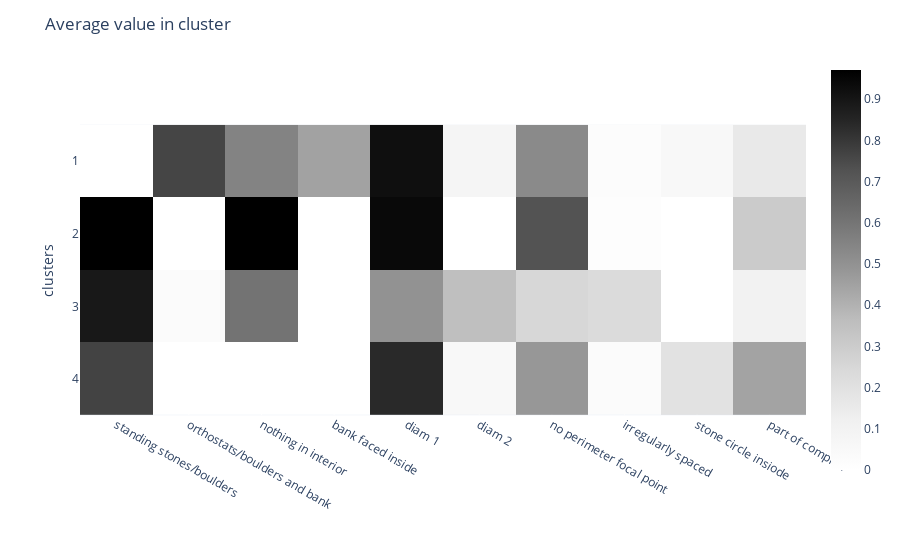
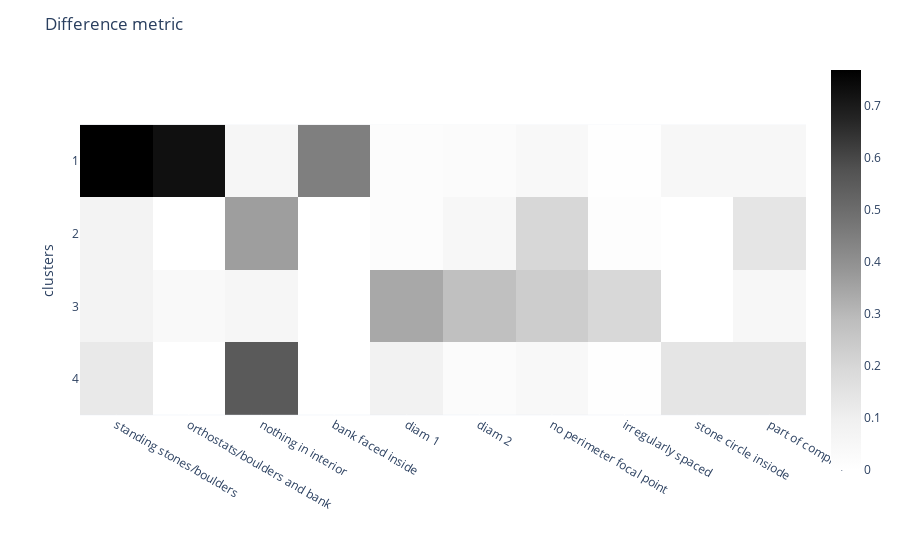

Notebook code for these charts, in order:
### Code cell
n_clusters = 4
n_features = 10

L = linkages['ward']
df['clusters'] = fcluster(L, n_clusters, criterion='maxclust')
df.clusters = df.clusters.astype(str)  # for categorical plot labels

cluster_values = df.groupby('clusters').mean()

# compute difference metric
cluster_diffs = cluster_values.apply(lambda row: abs(cluster_values.iloc[cluster_values.index != row.name] - row).min(), axis=1)

# get top 10 columns by highest difference metric
col_order = cluster_diffs.max().T.sort_values(ascending=False).index
col_order = col_order[:n_features]

# reorder by value for cluster
# group_data = group_data[col_order]
# col_order = group_data.T.sort_values(by=['1'], ascending=False).index
cluster_diffs = cluster_diffs[col_order]
cluster_values = cluster_values[col_order]

fig = px.imshow(cluster_values, color_continuous_scale='greys')
fig.update_layout(title='Average value in cluster')
fig.show()
fig = px.imshow(cluster_diffs, color_continuous_scale='greys')
fig.update_layout(title='Difference metric')
fig.show()

### Figure 1 — Plotly figure (JSON) as saved in the notebook; plotly's stock layout.template omitted (floating-point values rounded to 4 significant figures)
{"data": [{"coloraxis": "coloraxis", "hovertemplate": "x: %{x}<br>clusters: %{y}<br>color: %{z}<extra></extra>", "name": "0", "type": "heatmap", "x": ["standing stones/boulders", "orthostats/boulders and bank", "nothing in interior", "bank faced inside", "diam 1", "diam 2", "no perimeter focal point", "irregularly spaced", "stone circle insiode", "part of complex"], "xaxis": "x", "y": ["1", "2", "3", "4"], "yaxis": "y", "z": [[0, 0.7632, 0.5526, 0.4474, 0.9211, 0.07895, 0.5263, 0.02632, 0.05263, 0.1579], [0.971, 0, 0.971, 0, 0.942, 0, 0.7246, 0.01449, 0, 0.3043], [0.8929, 0.03571, 0.6071, 0, 0.5, 0.3571, 0.25, 0.2321, 0, 0.1071], [0.7679, 0, 0, 0, 0.8393, 0.05357, 0.4821, 0.03571, 0.1964, 0.4464]]}], "layout": {"coloraxis": {"colorscale": [[0, "rgb(255,255,255)"], [0.125, "rgb(240,240,240)"], [0.25, "rgb(217,217,217)"], [0.375, "rgb(189,189,189)"], [0.5, "rgb(150,150,150)"], [0.625, "rgb(115,115,115)"], [0.75, "rgb(82,82,82)"], [0.875, "rgb(37,37,37)"], [1, "rgb(0,0,0)"]]}, "margin": {"t": 60}, "title": {"text": "Average value in cluster"}, "xaxis": {"anchor": "y", "constrain": "domain", "domain": [0, 1], "scaleanchor": "y"}, "yaxis": {"anchor": "x", "autorange": "reversed", "constrain": "domain", "domain": [0, 1], "title": {"text": "clusters"}}}}

### Figure 2 — Plotly figure (JSON) as saved in the notebook; plotly's stock layout.template omitted (floating-point values rounded to 4 significant figures)
{"data": [{"coloraxis": "coloraxis", "hovertemplate": "x: %{x}<br>clusters: %{y}<br>color: %{z}<extra></extra>", "name": "0", "type": "heatmap", "x": ["standing stones/boulders", "orthostats/boulders and bank", "nothing in interior", "bank faced inside", "diam 1", "diam 2", "no perimeter focal point", "irregularly spaced", "stone circle insiode", "part of complex"], "xaxis": "x", "y": ["1", "2", "3", "4"], "yaxis": "y", "z": [[0.7679, 0.7274, 0.05451, 0.4474, 0.02098, 0.02538, 0.04417, 0.009398, 0.05263, 0.05075], [0.07816, 0, 0.3639, 0, 0.02098, 0.05357, 0.1983, 0.01182, 0, 0.1421], [0.07816, 0.03571, 0.05451, 0, 0.3393, 0.2782, 0.2321, 0.1964, 0, 0.05075], [0.125, 0, 0.5526, 0, 0.08177, 0.02538, 0.04417, 0.009398, 0.1438, 0.1421]]}], "layout": {"coloraxis": {"colorscale": [[0, "rgb(255,255,255)"], [0.125, "rgb(240,240,240)"], [0.25, "rgb(217,217,217)"], [0.375, "rgb(189,189,189)"], [0.5, "rgb(150,150,150)"], [0.625, "rgb(115,115,115)"], [0.75, "rgb(82,82,82)"], [0.875, "rgb(37,37,37)"], [1, "rgb(0,0,0)"]]}, "margin": {"t": 60}, "title": {"text": "Difference metric"}, "xaxis": {"anchor": "y", "constrain": "domain", "domain": [0, 1], "scaleanchor": "y"}, "yaxis": {"anchor": "x", "autorange": "reversed", "constrain": "domain", "domain": [0, 1], "title": {"text": "clusters"}}}}
